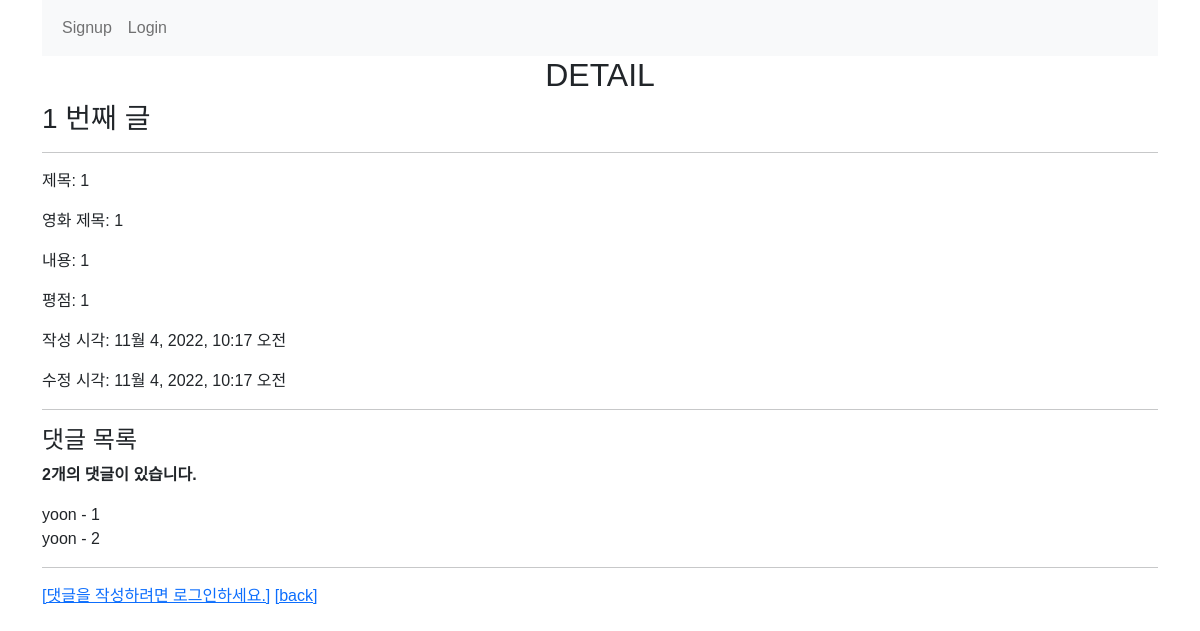
Screenshot of /community/1/ with the database file from the repository.
### community/models.py (models this page shows)
class Review(models.Model):
    title = models.CharField(max_length=100)
    movie_title = models.CharField(max_length=50)
    rank = models.IntegerField()
    content = models.TextField()
    created_at = models.DateTimeField(auto_now_add=True)
    updated_at = models.DateTimeField(auto_now=True)
    user = models.ForeignKey(settings.AUTH_USER_MODEL, on_delete=models.CASCADE)
    like_users = models.ManyToManyField(settings.AUTH_USER_MODEL, related_name='like_reviews')

class Comment(models.Model):
    content = models.TextField()
    review = models.ForeignKey(Review, on_delete=models.CASCADE)
    user = models.ForeignKey(settings.AUTH_USER_MODEL, on_delete=models.CASCADE)

### accounts/models.py (models this page shows)
class User(AbstractUser):
    followings = models.ManyToManyField('self', symmetrical=False, related_name='followers')

### community/views.py (the view)
# urls.py: path('<int:review_pk>/', views.detail, name='detail'),
@require_GET
def detail(request, review_pk):
    review = get_object_or_404(Review, pk=review_pk)
    comments = review.comment_set.all()
    comment_form = CommentForm()
    context = {
        'review': review,
        'comment_form': comment_form,
        'comments': comments,
    }
    return render(request, 'community/detail.html', context)

### community/templates/community/detail.html
{% extends 'base.html' %}
{% block content %}
  <h2 class="text-center">DETAIL</h2>
  <h3>{{ review.pk }} 번째 글</h3>
  <hr>
  <p>제목: {{ review.title }}</p>
  <p>영화 제목: {{ review.movie_title }}</p>
  <p>내용: {{ review.content }}</p>
  <p>평점: {{ review.rank }}</p>
  <p>작성 시각: {{ review.created_at }}</p>
  <p>수정 시각: {{ review.updated_at }}</p>
  <hr>
  <h4>댓글 목록</h4>
  {% if comments|length %}
    <p><b>{{ comments|length }}개의 댓글이 있습니다.</b></p>
  {% endif %}
  {% for comment in comments %}
    <div>
      {{ comment.user }} - {{ comment.content }}
    </div>
  {% empty %}
    <p><b>댓글이 없어요..</b></p>
  {% endfor %}
  <hr>
  {% if user.is_authenticated %}
    <form action="{% url 'community:create_comment' review.pk %}" method="POST">
      {% csrf_token %}
      {{ comment_form }}
      <input type="submit">
    </form>
  {% else %}
    <a href="{% url 'accounts:login' %}">[댓글을 작성하려면 로그인하세요.]</a>
  {% endif %}
  <a href="{% url 'community:index' %}">[back]</a>
{% endblock  %}

### templates/base.html (shortened to what this page needs)
<!DOCTYPE html>
<html lang="en">
<head>
  <link href="https://cdn.jsdelivr.net/npm/bootstrap@5.2.0-beta1/dist/css/bootstrap.min.css" rel="stylesheet">
</head>
<body>
<div class="container">
  <nav class="navbar navbar-expand-lg bg-light">
    <div class="container-fluid">
      <div class="collapse navbar-collapse" id="navbarNav">
        <ul class="navbar-nav">
          {% if user.is_authenticated %}
            <li class="nav-item">
              <a class="nav-link active" aria-current="page" href="{% url 'accounts:profile' user %}">내 프로필</a>
            </li>
            <li class="nav-item">
              <form action="{% url 'accounts:logout' %}" method="POST">
                {% csrf_token %}
                <input type="submit" value="Logout">
              </form>
            </li>
            <li class="nav-item">
              <a class="nav-link" href="{% url 'movies:index'%}">Movie</a>
            </li>
            <li class="nav-item">
              <a class="nav-link" href="{% url 'community:index'%}">Community</a>
            </li>
            <li class="nav-item">
              <a class="nav-link" href="{% url 'community:create'%}">New Review</a>
            </li>
            <li class="nav-item">
              <a class="nav-link" href="{% url 'movies:recommended'%}">Recommended</a>
            </li>
          {% else %}
            <li class="nav-item">
              <a class="nav-link" href="{% url 'accounts:signup'%}">Signup</a>
            </li>
            <li class="nav-item">
              <a class="nav-link" href="{% url 'accounts:login'%}">Login</a>
            </li>
          {% endif %}
        </ul>
      </div>
    </div>
  </nav>
  {% block content %}
  {% endblock content %}
</div>
</body>
</html>

### templates/base.html (style rules this page uses)
* { padding: 0; margin: 0; box-sizing: border-box; font-family: 'Noto Sans KR', sans-serif; }

### rows the page displays
Review: pk "1", title "1", movie_title "1", content "1", rank "1", created_at "11월 4, 2022, 10:17 오전", updated_at "11월 4, 2022, 10:17 오전"
Comment: user "yoon", content "1"
Comment: user "yoon", content "2"

### other values shown
{{ comments|length }} "2"
